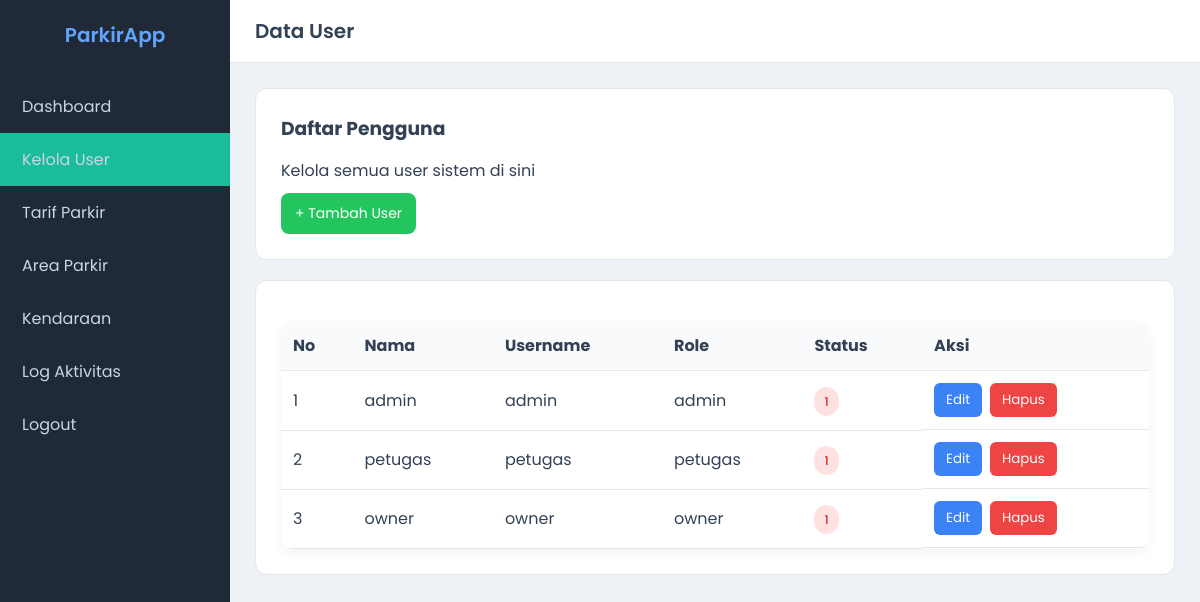
The page /views/tampil_data_user.php (signed in) on the database its author committed.
### tables this page shows
CREATE TABLE `user` (
  `id_user` int(11) NOT NULL,
  `nama_lengkap` varchar(50) NOT NULL,
  `username` varchar(50) NOT NULL,
  `password` varchar(100) NOT NULL,
  `role` enum('admin','petugas','owner','') NOT NULL,
  `status_aktif` tinyint(1) NOT NULL
);

### controllers/c_user.php (called while the page is built)
<?php
include_once "../models/m_user.php";
$user = new m_user;
try {
    if (!empty($_GET['aksi'])) {
        if (!($_GET['aksi'] == 'hapus')) {
            if ($_GET['aksi'] == 'edit') {
                $id_user = $_GET['id'];
                $users = $user->tampil_data_by_id($id_user);
                include_once "../views/edit_user.php";
            } else {
                $id_user = $_POST['id_user'];
                $nama = $_POST['nama'];
                $username = $_POST['username'];
                $password_input = $_POST['password'];
                if(!empty($password_input)){
                $password = password_hash($password_input, PASSWORD_DEFAULT);
                } else {
                $password = "";
                }
                $role = $_POST['role'];
                $status_aktif = $_POST['status_aktif'];
                if ($_GET['aksi'] == 'tambah') {
                    $user->tambah_data_user($id_user, $nama, $username, $password, $role, $status_aktif);
                } elseif ($_GET['aksi'] == 'update') {
                    $user->ubah_user($id_user, $nama, $username, $password, $role, $status_aktif);
                }
            }
        } else {
            $id_user = $_GET['id'];
            $user->hapus($id_user);
        }
    } else {
        $users = $user->tampil_data_user();
    }
} catch (Exception $e) {
    echo $e->getMessage();
}
?>

### models/m_koneksi.php (called while the page is built, shortened)
<?php
class m_koneksi
{
    private $host = "localhost",
    $username = "root",
    $pass = "",
    $db = "parkir";
    function __construct()
    {
        $this->koneksi = mysqli_connect(
            $this->host,
            $this->username,
            $this->pass,
            $this->db
        );
        if ($this->koneksi) {
            return $this->koneksi;
        } else {
            die("koneksi ke database gagal" . mysqli_connect_error());
        }
    }
}

### models/m_user.php (called while the page is built, shortened)
<?php
include_once "m_koneksi.php";
class m_user
{
    public function tampil_data_user()
    {
        $conn = new m_koneksi();
        $sql = "SELECT * FROM user";
        $post = mysqli_query($conn->koneksi, $sql);
        if ($post->num_rows > 0) {
            while ($data = mysqli_fetch_object($post)) {
                $result[] = $data;
            }
            return $result;
        } else {
            echo "tidak ada data";
        }
    }
}
?>

### views/tampil_data_user.php (the view, shortened to what this page needs)
<?php
include "../controllers/c_user.php";
?>
<!DOCTYPE html>
<html lang="en">
<head>
  <link rel="stylesheet" href="../asset/css/style.css">
</head>
<body>
  <div class="sidebar">
    <div class="logo">ParkirApp</div>
    <a href="dashboard_admin.php">Dashboard</a>
    <a href="tampil_data_user.php">Kelola User</a>
    <a href="tampil_data_tarif.php">Tarif Parkir</a>
    <a href="tampil_data_area.php">Area Parkir</a>
    <a href="tampil_data_kendaraan.php">Kendaraan</a>
    <a href="#">Log Aktivitas</a>
    <a href="../controllers/c_logout.php">Logout</a>
  </div>
  <div class="main">
    <div class="navbar">
      <h1>Data User</h1>
    </div>
    <div class="content">
      <div class="card header-card">
        <div>
          <h3>Daftar Pengguna</h3>
          <p>Kelola semua user sistem di sini</p>
        </div>
        <a href="tambah_data_user.php" class="add-button">
          + Tambah User
        </a>
      </div>
      <div class="card">
        <table>
          <tr>
            <th>No</th>
            <th>Nama</th>
            <th>Username</th>
            <th>Role</th>
            <th>Status</th>
            <th>Aksi</th>
          </tr>
          <?php
          $no = 1;
          foreach ($users as $data) {
            ?>
            <tr>
              <td><?= $no++ ?></td>
              <td><?= $data->nama_lengkap ?></td>
              <td><?= $data->username ?></td>
              <td><?= $data->role ?></td>
              <td>
                <span class="status <?= $data->status_aktif == 'aktif' ? 'aktif' : 'nonaktif' ?>">
                  <?= $data->status_aktif ?>
                </span>
              </td>
              <td class="action-buttons">
                <a href="../controllers/c_user.php?aksi=edit&id=<?= $data->id_user ?>">
                  <button class="btn-edit">Edit</button>
                </a>
                <a onclick="return confirm('Yakin hapus data?')"
                  href="../controllers/c_user.php?id=<?= $data->id_user ?>&aksi=hapus">
                  <button class="btn-hapus">Hapus</button>
                </a>
        </div>
      <?php } ?>
</body>
</html>

### asset/css/style.css (style rules this page uses)
* { margin:0; padding:0; box-sizing:border-box; font-family:'Poppins', sans-serif; }
body { display:flex; background:#eef2f7; color:#334155; }
.sidebar { width:230px; height:100vh; background:#1f2937; position:fixed; padding-top:20px; }
.logo { text-align:center; font-size:20px; font-weight:600; margin-bottom:30px; color:#60a5fa; }
.sidebar a { display:block; padding:14px 22px; color:#cbd5e1; text-decoration:none; transition:.2s; }
.main { margin-left:230px; width:100%; }
.navbar { background:#ffffff; padding:16px 25px; display:flex; justify-content:space-between; align-items:center; border-bottom:1px solid #e5e7eb; }
.navbar h1 { font-size:20px; font-weight:600; }
.content { padding:25px; }
.card { background:#ffffff; padding:25px; border-radius:12px; border:1px solid #e5e7eb; margin-bottom:20px; }
table { width:100%; border-collapse:collapse; background:white; border-radius:12px; overflow:hidden; }
th, td { padding:12px; border-bottom:1px solid #e5e7eb; text-align:left; }
th { background:#f8fafc; }
button { padding:10px 16px; border:none; border-radius:8px; cursor:pointer; background:#3b82f6; color:white; }
.card h3 { margin-bottom:15px; }
.add-button { display:inline-block; padding:10px 14px; background:#22c55e; color:white; text-decoration:none; border-radius:8px; font-size:14px; margin-top:10px; }
table { margin-top:15px; box-shadow:0 4px 12px rgba(0,0,0,0.05); }
.status { padding:6px 10px; border-radius:20px; font-size:12px; font-weight:500; }
.status.nonaktif { background:#fee2e2; color:#dc2626; }
.action-buttons { display:flex; gap:8px; }
.btn-edit { background:#3b82f6; color:white; padding:7px 12px; border:none; border-radius:6px; cursor:pointer; }
.btn-hapus { background:#ef4444; color:white; padding:7px 12px; border:none; border-radius:6px; cursor:pointer; }

### rows shown on the page
user: nama_lengkap "admin", username "admin", role "admin", status_aktif "1"
user: nama_lengkap "petugas", username "petugas", role "petugas", status_aktif "1"
user: nama_lengkap "owner", username "owner", role "owner", status_aktif "1"
